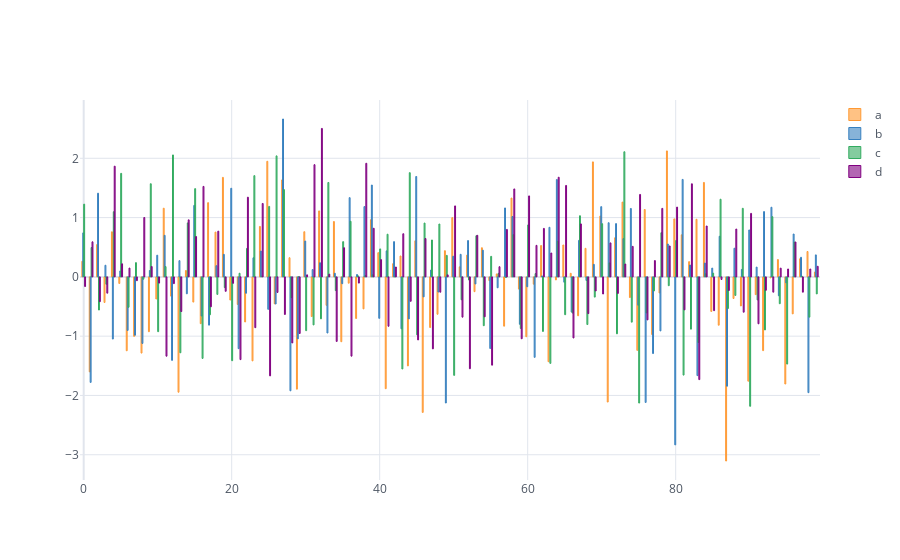

Notebook code cell kept with this figure:
### Code cell
df.iplot(kind="bar",bargap=0.5)
